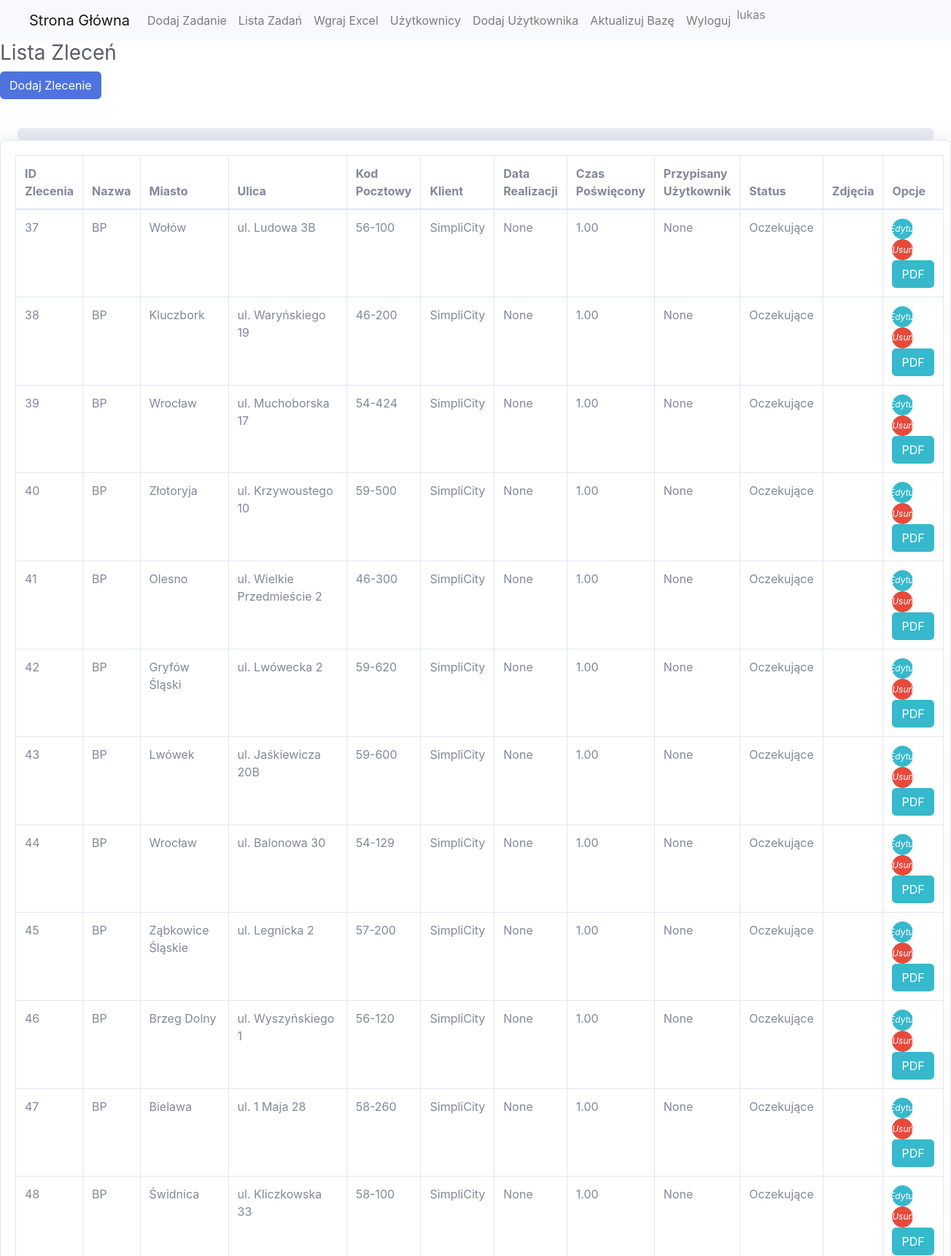
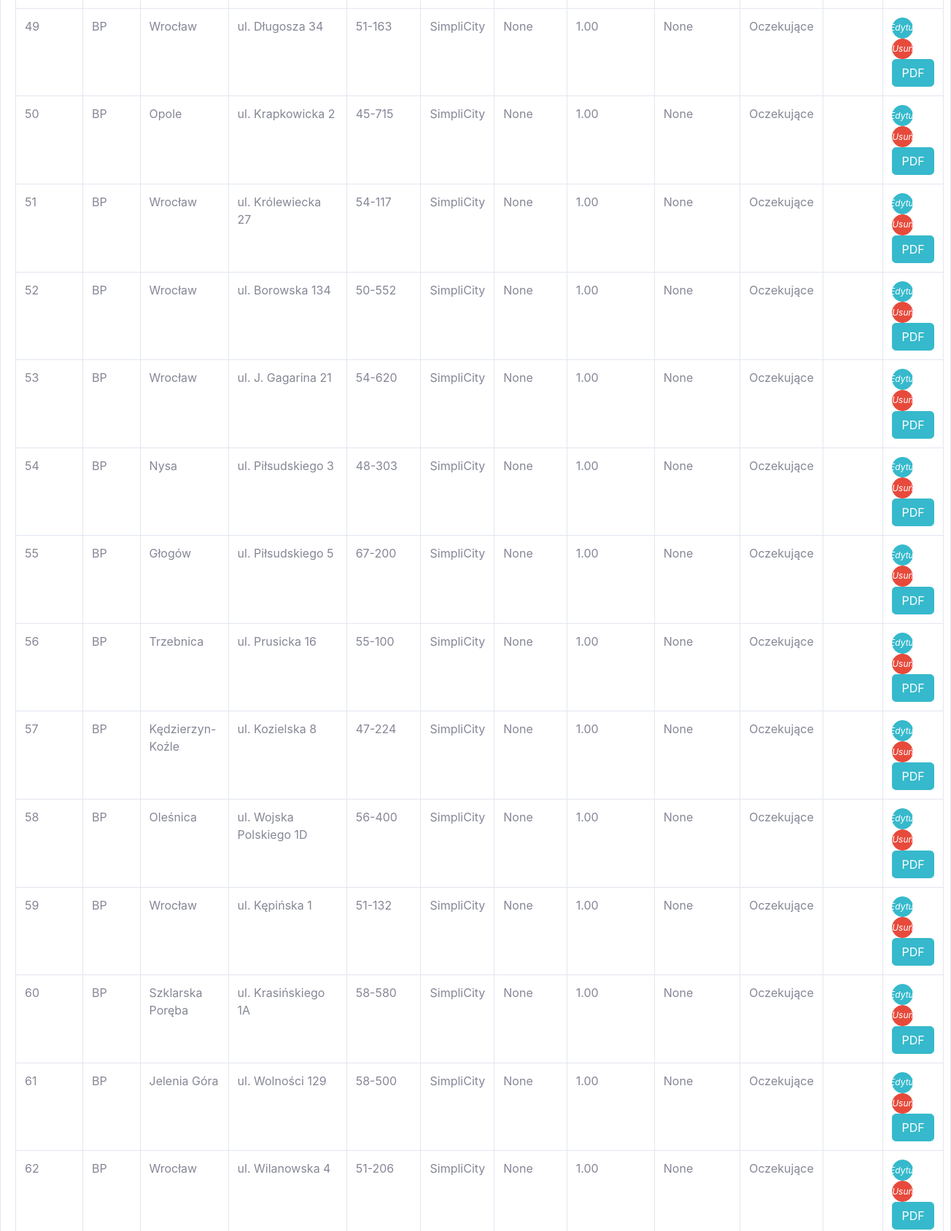
The app's page /orders/filter/BP/ (signed in, upper part) with its own data (2 pictures, top to bottom).
### app/models.py (models this page shows, shortened)
class CustomUser(AbstractUser):
    phone_number = models.CharField(max_length=15, blank=True, null=True)
    job_title = models.CharField(max_length=100, blank=True, null=True)
    company = models.CharField(max_length=100, blank=True, null=True)
    def is_administrator(self):
        return self.job_title and self.job_title.lower() == 'administrator'

class Order(models.Model):
    STATUS_CHOICES = [
        ('Pending', 'Oczekujące'),
        ('Completed', 'Zrealizowane'),
        ('Needs Review', 'Do poprawy'),
    ]
    order_id = models.CharField(max_length=20, unique=True)  # ID zlecenia
    name = models.CharField(max_length=100)  # Nazwa zlecenia
    street = models.CharField(max_length=100)  # Ulica
    city = models.CharField(max_length=50)  # Miasto
    postal_code = models.CharField(max_length=10)  # Kod pocztowy
    client = models.CharField(max_length=100)  # Klient
    execution_date = models.DateField(null=True, blank=True) # Data realizacji zlecenia
    time_spent = models.DecimalField(max_digits=5, decimal_places=2)  # Czas poświęcony na zlecenie
    assigned_user = models.ForeignKey(User, on_delete=models.SET_NULL, null=True)  # Użytkownik przypisany do zlecenia
    status = models.CharField(max_length=20, choices=STATUS_CHOICES, default='Pending')  # Status zlecenia

### app/views.py (the view)
# urls.py: path('orders/filter/<str:name>/', views.filter_orders_by_name, name='filter_orders_by_name'),
@login_required
def filter_orders_by_name(request, name):
    orders = Order.objects.filter(name=name)  # Filtruj zlecenia według nazwy
    total_orders = orders.count()
    completed_orders = orders.filter(status='Completed').count()
    if total_orders > 0:
        progress_percentage = (completed_orders / total_orders) * 100
    else:
        progress_percentage = 0
    context = {
        'orders': orders,
        'filter_name': name,
        'progress_percentage': progress_percentage,
    }
    return render(request, 'orders_filtered_list.html', context)

### app/templates/orders_filtered_list.html (shortened to what this page needs)
{% include 'header.html' %}
<!DOCTYPE html>
<html lang="en">
<head>
    {% load static %}
    <link href="{% static 'css/sb-admin-2.min.css' %}" rel="stylesheet">
    <link rel="stylesheet" href="{% static 'DataTables/datatables.min.css' %}">
    <link rel="stylesheet" href="https://maxcdn.bootstrapcdn.com/bootstrap/4.5.2/css/bootstrap.min.css">
     <link href="{% static 'css/sb-admin-2.min.css' %}" rel="stylesheet">
</head>
<body>
    <div class=".container-lg">
        <h1 class="h3 mb-2 text-gray-800">Lista Zleceń</h1>
        <a href="{% url 'create_order' %}" class="btn btn-primary mb-3">Dodaj Zlecenie</a>
<div class="container-fluid pt-4">
    <div class="progress">
    </div>
</div>
        <div class="card shadow mb-5">
            <div class="card-body">
                <table id="orderTable" class="table table-bordered" width="100%" cellspacing="0">
                    <thead>
                        <tr>
                            <th>ID Zlecenia</th>
                            <th>Nazwa</th>
                            <th>Miasto</th>
                            <th>Ulica</th>
                            <th>Kod Pocztowy</th>
                            <th>Klient</th>
                            <th>Data Realizacji</th>
                            <th>Czas Poświęcony</th>
                            <th>Przypisany Użytkownik</th>
                            <th>Status</th>
                            <th>Zdjęcia</th>
                            <th>Opcje</th>
                        </tr>
                    </thead>
                    <tbody>
                        {% for order in orders %}
                        <tr>
                            <td>{{ order.order_id }}</td>
                            <td>{{ order.name }}</td>
                            <td>{{ order.city }}</td>
                            <td>{{ order.street }}</td>
                            <td>{{ order.postal_code }}</td>
                            <td>{{ order.client }}</td>
                            <td>{{ order.execution_date }}</td>
                            <td>{{ order.time_spent }}</td>
                            <td>{{ order.assigned_user }}</td>
                            <td>{{ order.get_status_display }}</td>
                                                 <td>
                          <div id="gallery{{ order.id }}" class="carousel slide" data-ride="carousel">
                              <a class="carousel-control-prev" href="#gallery{{ order.id }}" role="button" data-slide="prev">
                                  <span class="carousel-control-prev-icon" aria-hidden="true"></span>
                              </a>
                              <a class="carousel-control-next" href="#gallery{{ order.id }}" role="button" data-slide="next">
                                  <span class="carousel-control-next-icon" aria-hidden="true"></span>
                              </a>
                          </div>
                      </td>
                            <td>
                                <a href="{% url 'edit_order' order.id %}" class="btn btn-info btn-circle btn-sm">
                                    <i class="fas fa-edit">Edytuj</i>
                                </a>
                                <a href="{% url 'delete_order' order.id %}" class="btn btn-danger btn-circle btn-sm" onclick="return confirm('Czy na pewno chcesz usunąć to zlecenie?');">
                                    <i class="fas fa-trash">Usuń</i>
                                </a>
                                 <a href="{% url 'generate_pdf' order.order_id %}" class="btn btn-info">PDF</a>
                            </td>
                        </tr>
                        {% endfor %}
                    </tbody>
                </table>
            </div>
        </div>
    </div>
</body>
</html>

### app/templates/header.html (shortened to what this page needs)
{% load static %}
<!DOCTYPE html>
<html lang="en">
<head>
    <link rel="stylesheet" href="https://stackpath.bootstrapcdn.com/bootstrap/4.5.2/css/bootstrap.min.css">
    <link href="{% static 'css/sb-admin-2.min.css' %}" rel="stylesheet">
</head>
<body>
    <nav class="navbar navbar-expand-lg navbar-light bg-light">
        <div class="container-fluid">
            <a class="navbar-brand" href="{% url 'home' %}">Strona Główna</a>
            <div class="collapse navbar-collapse" id="navbarNav">
                <ul class="navbar-nav">
                 {% if user.is_administrator %}
                    <li class="nav-item">
                        <a class="nav-link" href="{% url 'create_task' %}">Dodaj Zadanie</a>
                    </li>
                        {% endif %}
                    <li class="nav-item">
                        <a class="nav-link" href="{% url 'task_list' %}">Lista Zadań</a>
                    </li>
                     {% if user.is_administrator %}
                    <li class="nav-item">
                        <a class="nav-link" href="{% url 'upload_excel' %}">Wgraj Excel</a>
                    </li>
                    <li class="nav-item">
                        <a class="nav-link" href="{% url 'user_list' %}">Użytkownicy</a>
                    </li>
                    <li class="nav-item">
                        <a class="nav-link" href="{% url 'add_user' %}">Dodaj Użytkownika</a>
                    </li>
                        {% endif %}
                    <li class="nav-item">
                        <a class="nav-link" href="{% url 'update_database' %}">Aktualizuj Bazę</a>
                    </li>
                     <li class="nav-item">
                         <a class="nav-link" href="{% url 'logout' %}">Wyloguj</a>
                     </li>
                     <li class="nav-item">
                         {{ request.user.username }}
                     </li>
                </ul>
            </div>
        </div>
    </nav>
</body>
</html>

### records on screen
CustomUser: user.username "lukas"
Order: order_id "37", name "BP", city "Wołów", street "ul. Ludowa 3B", postal_code "56-100", client "SimpliCity", execution_date "None", time_spent "1.00", assigned_user "None", status "Oczekujące"
Order: order_id "38", name "BP", city "Kluczbork", street "ul. Waryńskiego 19", postal_code "46-200", client "SimpliCity", execution_date "None", time_spent "1.00", assigned_user "None", status "Oczekujące"
Order: order_id "39", name "BP", city "Wrocław", street "ul. Muchoborska 17", postal_code "54-424", client "SimpliCity", execution_date "None", time_spent "1.00", assigned_user "None", status "Oczekujące"
Order: order_id "40", name "BP", city "Złotoryja", street "ul. Krzywoustego 10", postal_code "59-500", client "SimpliCity", execution_date "None", time_spent "1.00", assigned_user "None", status "Oczekujące"
Order: order_id "41", name "BP", city "Olesno", street "ul. Wielkie Przedmieście 2", postal_code "46-300", client "SimpliCity", execution_date "None", time_spent "1.00", assigned_user "None", status "Oczekujące"
Order: order_id "42", name "BP", city "Gryfów Śląski", street "ul. Lwówecka 2", postal_code "59-620", client "SimpliCity", execution_date "None", time_spent "1.00", assigned_user "None", status "Oczekujące"
Order: order_id "43", name "BP", city "Lwówek", street "ul. Jaśkiewicza 20B", postal_code "59-600", client "SimpliCity", execution_date "None", time_spent "1.00", assigned_user "None", status "Oczekujące"
Order: order_id "44", name "BP", city "Wrocław", street "ul. Balonowa 30", postal_code "54-129", client "SimpliCity", execution_date "None", time_spent "1.00", assigned_user "None", status "Oczekujące"
Order: order_id "45", name "BP", city "Ząbkowice Śląskie", street "ul. Legnicka 2", postal_code "57-200", client "SimpliCity", execution_date "None", time_spent "1.00", assigned_user "None", status "Oczekujące"
Order: order_id "46", name "BP", city "Brzeg Dolny", street "ul. Wyszyńskiego 1", postal_code "56-120", client "SimpliCity", execution_date "None", time_spent "1.00", assigned_user "None", status "Oczekujące"
Order: order_id "47", name "BP", city "Bielawa", street "ul. 1 Maja 28", postal_code "58-260", client "SimpliCity", execution_date "None", time_spent "1.00", assigned_user "None", status "Oczekujące"
Order: order_id "48", name "BP", city "Świdnica", street "ul. Kliczkowska 33", postal_code "58-100", client "SimpliCity", execution_date "None", time_spent "1.00", assigned_user "None", status "Oczekujące"
Order: order_id "49", name "BP", city "Wrocław", street "ul. Długosza 34", postal_code "51-163", client "SimpliCity", execution_date "None", time_spent "1.00", assigned_user "None", status "Oczekujące"
Order: order_id "50", name "BP", city "Opole", street "ul. Krapkowicka 2", postal_code "45-715", client "SimpliCity", execution_date "None", time_spent "1.00", assigned_user "None", status "Oczekujące"
Order: order_id "51", name "BP", city "Wrocław", street "ul. Królewiecka 27", postal_code "54-117", client "SimpliCity", execution_date "None", time_spent "1.00", assigned_user "None", status "Oczekujące"
Order: order_id "52", name "BP", city "Wrocław", street "ul. Borowska 134", postal_code "50-552", client "SimpliCity", execution_date "None", time_spent "1.00", assigned_user "None", status "Oczekujące"
Order: order_id "53", name "BP", city "Wrocław", street "ul. J. Gagarina 21", postal_code "54-620", client "SimpliCity", execution_date "None", time_spent "1.00", assigned_user "None", status "Oczekujące"
Order: order_id "54", name "BP", city "Nysa", street "ul. Piłsudskiego 3", postal_code "48-303", client "SimpliCity", execution_date "None", time_spent "1.00", assigned_user "None", status "Oczekujące"
Order: order_id "55", name "BP", city "Głogów", street "ul. Piłsudskiego 5", postal_code "67-200", client "SimpliCity", execution_date "None", time_spent "1.00", assigned_user "None", status "Oczekujące"
Order: order_id "56", name "BP", city "Trzebnica", street "ul. Prusicka 16", postal_code "55-100", client "SimpliCity", execution_date "None", time_spent "1.00", assigned_user "None", status "Oczekujące"
Order: order_id "57", name "BP", city "Kędzierzyn-Koźle", street "ul. Kozielska 8", postal_code "47-224", client "SimpliCity", execution_date "None", time_spent "1.00", assigned_user "None", status "Oczekujące"
Order: order_id "58", name "BP", city "Oleśnica", street "ul. Wojska Polskiego 1D", postal_code "56-400", client "SimpliCity", execution_date "None", time_spent "1.00", assigned_user "None", status "Oczekujące"
Order: order_id "59", name "BP", city "Wrocław", street "ul. Kępińska 1", postal_code "51-132", client "SimpliCity", execution_date "None", time_spent "1.00", assigned_user "None", status "Oczekujące"
Order: order_id "60", name "BP", city "Szklarska Poręba", street "ul. Krasińskiego 1A", postal_code "58-580", client "SimpliCity", execution_date "None", time_spent "1.00", assigned_user "None", status "Oczekujące"
Order: order_id "61", name "BP", city "Jelenia Góra", street "ul. Wolności 129", postal_code "58-500", client "SimpliCity", execution_date "None", time_spent "1.00", assigned_user "None", status "Oczekujące"
Order: order_id "62", name "BP", city "Wrocław", street "ul. Wilanowska 4", postal_code "51-206", client "SimpliCity", execution_date "None", time_spent "1.00", assigned_user "None", status "Oczekujące"
